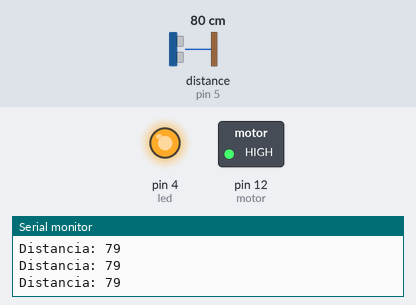
Recording of a sketch running on a simulated Arduino Uno, built with avr-gcc and run on an emulated ATmega328P. Parts: switched loads named in the sketch (green lamp = pin HIGH), output pins drawn as LEDs (lit = HIGH), the last lines printed to the serial monitor. Wiring (inferred from the names in the program): ultrasonic range finder: trigger pin 6; echo pin 5. The inputs (shaded band) are chosen by the test bench; at power-on: distance to the obstacle (sensor on pin 5) 80 cm. The echo pulse lasts 58.3 µs per cm; pins used as bus, display or sensor lines are not drawn.

Above: at 1.2 s.
1.3 s: distance to the obstacle (sensor on pin 5) set to 198 cm
2.8 s: distance to the obstacle (sensor on pin 5) set to 203 cm
At 3.5 s:
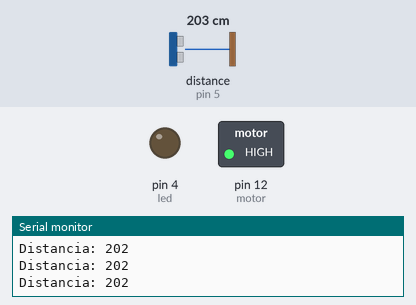
4.3 s: distance to the obstacle (sensor on pin 5) set to 2 cm
At 5.6 s:
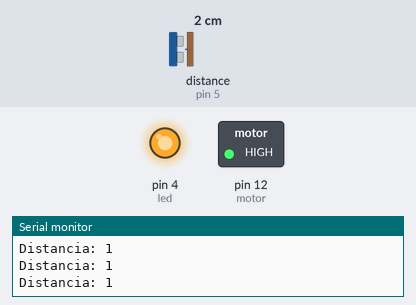
5.9 s: distance to the obstacle (sensor on pin 5) set to 250 cm
At 6.5 s:
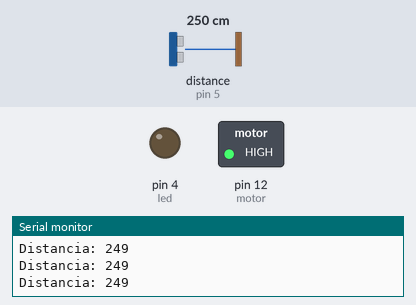
Timing chart, 0 to 8.4 s (numbered marks = the images above; inputs shaded):
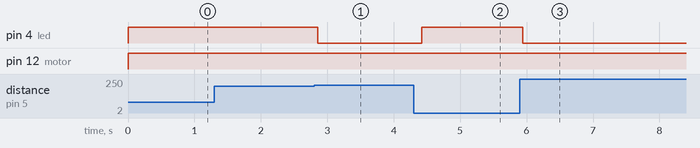

Measured:
- the behaviour switches between 200 and 201 cm on distance to the obstacle (sensor on pin 5) (found by bisection; images 0 and 1)
- after the input at 2.8 s, pin 4 (led): HIGH → LOW after 0.06 s
- after the input at 4.3 s, pin 4 (led): LOW → HIGH after 0.12 s
- after the input at 5.9 s, pin 4 (led): HIGH → LOW at once

The sketch:

codigo_del_s_nar.ino
```cpp
const int EchoPin = 5;
const int TriggerPin = 6;
int led = 4;
int motor = 12;

void setup() {
   Serial.begin(9600);
   pinMode(TriggerPin, OUTPUT);
   pinMode(EchoPin, INPUT);
   pinMode(led, OUTPUT);
   pinMode (motor, OUTPUT);
}

void loop() {
   int cm = ping(TriggerPin, EchoPin);
   Serial.print("Distancia: ");
   Serial.println(cm);
   delay(250);
}

int ping(int TriggerPin, int EchoPin) {
   long duration, distanceCm;

   digitalWrite(TriggerPin, LOW);  //para generar un pulso limpio ponemos a LOW 4us
   delayMicroseconds(4);
   digitalWrite(TriggerPin, HIGH);  //generamos Trigger (disparo) de 10us
   delayMicroseconds(10);
   digitalWrite(TriggerPin, LOW);

   duration = pulseIn(EchoPin, HIGH);  //medimos el tiempo entre pulsos, en microsegundos

   distanceCm = duration * 10 / 292/ 2;   //convertimos a distancia, en cm
if (distanceCm < 200){
  digitalWrite(led, HIGH);
  if (distanceCm < 100){
    digitalWrite(motor,HIGH);
  } else {
    digitalWrite(led,HIGH);
  }
}
else {
  digitalWrite(led, LOW);
}

   return distanceCm;
}
```
